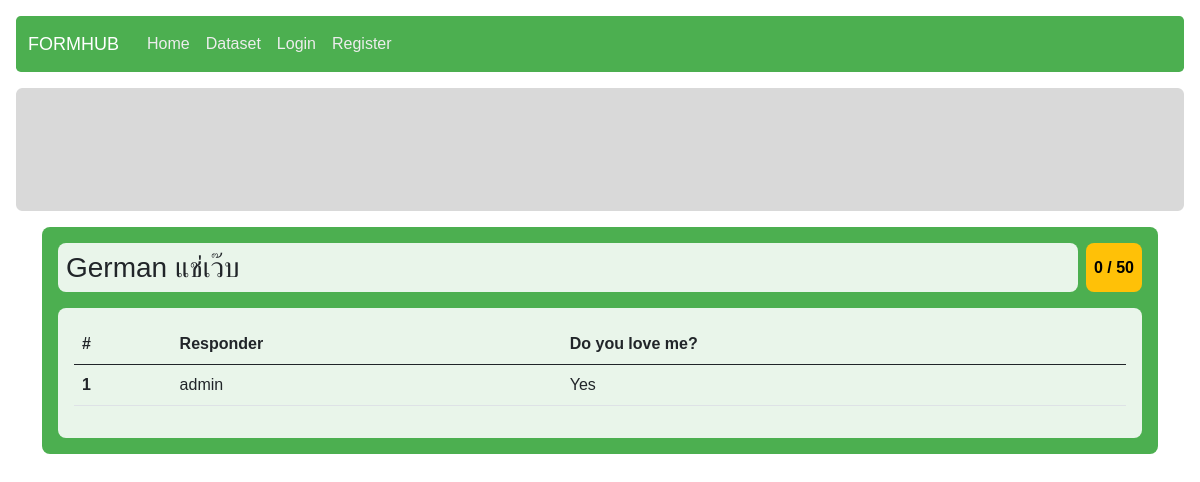
Page /redeem/preview_page/6 on the committed database.
### form_management/models.py (models this page shows, shortened)
class Form(models.Model):
    owner = models.ForeignKey(User, on_delete = models.CASCADE)
    form_name = models.CharField(max_length = 125)
    description = models.CharField(max_length = 1000)
    category = models.ForeignKey(Category, on_delete = models.CASCADE, null = True)
    design = models.JSONField()
    creation_timestamp = models.DateTimeField(auto_now_add = True)
    publish_timestamp = models.DateTimeField(null = True)
    is_open = models.BooleanField(default = False)
    is_sale = models.BooleanField(default = False)
    form_point = models.ForeignKey(Point, on_delete = models.CASCADE, related_name="form_point")
    form_selling_point = models.ForeignKey(Point, on_delete = models.CASCADE, null = True, blank = True, related_name="form_selling_point")
    form_pic = models.ImageField(
        upload_to="static/form_management/imgs",
        null = True,
        default = "static/form_management/imgs/no-pic.png")

class Point(models.Model):
    form_size = models.CharField(max_length = 2)
    context = models.CharField(max_length = 3, null = True, blank = True, choices = POINT_CONTEXT) # SEL = Selling, ANS = answering
    point = models.IntegerField()
    description = models.CharField(max_length = 50, null = True, blank = True)
    lower_bound = models.IntegerField()
    upper_bound = models.IntegerField()

class FormResponse(models.Model):
    form = models.ForeignKey(Form, on_delete = models.CASCADE)
    responder = models.ForeignKey(User, on_delete = models.CASCADE)
    response = models.JSONField()
    answering_time = models.DateTimeField(auto_now_add = True)

### authentication/models.py (models this page shows)
class User(AbstractUser):
    student_id = models.CharField(max_length = 10, null = True)
    profile_img = models.ImageField(
        upload_to="static/userprofile/imgs",
        null = True,
        default = "static/userprofile/imgs/default.jpg")
    def __str__(self):
        return f"{self.username}"

### redeem/views.py (the view, shortened to what this page needs)
# urls.py: path("preview_page/<int:dataset_id>", views.preview_page, name="preview_page"),
def preview_page(request, dataset_id):
    form = Form.objects.get(pk = dataset_id)
    form_responses = FormResponse.objects.filter(form = form)[:5]
    questions = [section["question"] for section in form.design]
    total_point = 0
    return render(request, "redeem/dataset.html", {
        "form_name": form.form_name,
        "questions": questions,
        "records": form_responses,
        "form": form,
        "user_point": total_point,
    })

### templates/redeem/dataset.html (shortened to what this page needs)
{% extends "layout.html" %}
{% load static %}
{% block extra_css %}
    <link rel="stylesheet" href="{% static 'form_management/form_response.css' %}">
    <link rel="stylesheet" href="{% static 'redeem/redeem.css' %}">
{% endblock %}
{% block body %}
<div class="container">
    <div class="card-cover p-3">
        <div class="header mb-3 d-flex">
            <div class="form-name p-2 d-flex align-items-center">
                <h3>{{ form_name }}</h3>
            </div>
            {% if not form.is_open %}
                <div class="point-preview d-flex justify-content-center align-items-center ms-2 p-2">
                    {{ user_point }}&nbsp;/&nbsp;{{ form.form_selling_point.point }}
                </div>
            {% endif %}
        </div>
        <div class="card-trans p-3">
            <div class="form-response">
                <table class="table table-hover">
                    <thead>
                        <th scope="col">#</th>
                        <th scope="col" class="header">Responder</th>
                        {% for question in questions %}
                            <th scope="col" class="header">{{ question }}</th>
                        {% endfor %}
                    </thead>
                    <tbody>
                        {% for record in records %}
                            <tr>
                                <th scope="row">{{ forloop.counter }}</th>
                                <td>{{ record.responder }}</td>
                                {% for item in record.response %}
                                    <td>{{ item.response }}</td>
                                {% endfor %}
                            </tr>
                        {% endfor %}
                    </tbody>
                </table>
            </div>
        </div>
    </div>
</div>
{% endblock %}

### static/core/core.css (style rules this page uses)
* { margin: 0; padding: 0; box-sizing: border-box; font-family: Helvetica; }

### static/form_management/form_response.css (style rules this page uses)
:root { --main-bg: #4CAF50; --card-trans-bg: #FFFFFFE0; }

### static/redeem/redeem.css (style rules this page uses)
.point-preview { background-color: #FFC107; color: black; border-radius: .5rem; font-size: 1rem; font-weight: bold; }

### rows in the picture
Form: form_name "German แช่เว๊บ", form_selling_point.point "50"
FormResponse: responder "admin", response "Yes"

### other values in the picture
{{ user_point }} "0"
{{ question }} "Do you love me?"
